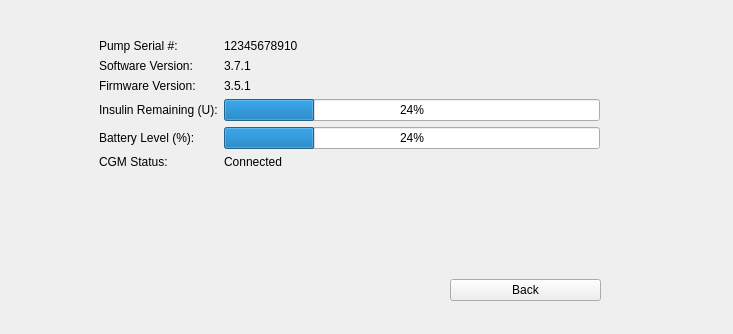
<?xml version="1.0" encoding="UTF-8"?>
<ui version="4.0">
 <class>PumpInfoPage</class>
 <widget class="QWidget" name="PumpInfoPage">
  <property name="geometry">
   <rect>
    <x>0</x>
    <y>0</y>
    <width>733</width>
    <height>334</height>
   </rect>
  </property>
  <property name="windowTitle">
   <string>Form</string>
  </property>
  <widget class="QWidget" name="formLayoutWidget">
   <property name="geometry">
    <rect>
     <x>99</x>
     <y>39</y>
     <width>501</width>
     <height>221</height>
    </rect>
   </property>
   <layout class="QFormLayout" name="formLayout">
    <item row="0" column="0">
     <widget class="QLabel" name="lblSerial">
      <property name="text">
       <string>Pump Serial #:</string>
      </property>
     </widget>
    </item>
    <item row="5" column="0">
     <widget class="QLabel" name="lblCGM">
      <property name="text">
       <string>CGM Status:</string>
      </property>
     </widget>
    </item>
    <item row="4" column="0">
     <widget class="QLabel" name="lblBattery">
      <property name="text">
       <string>Battery Level (%):</string>
      </property>
     </widget>
    </item>
    <item row="1" column="0">
     <widget class="QLabel" name="lblSW">
      <property name="text">
       <string>Software Version:</string>
      </property>
     </widget>
    </item>
    <item row="3" column="0">
     <widget class="QLabel" name="lblInsulin">
      <property name="text">
       <string>Insulin Remaining (U):</string>
      </property>
     </widget>
    </item>
    <item row="2" column="0">
     <widget class="QLabel" name="lblFW">
      <property name="text">
       <string>Firmware Version:</string>
      </property>
     </widget>
    </item>
    <item row="0" column="1">
     <widget class="QLabel" name="lblSerialVal">
      <property name="text">
       <string>12345678910</string>
      </property>
     </widget>
    </item>
    <item row="1" column="1">
     <widget class="QLabel" name="lblSWVal">
      <property name="text">
       <string>3.7.1</string>
      </property>
     </widget>
    </item>
    <item row="2" column="1">
     <widget class="QLabel" name="lblFWVal">
      <property name="text">
       <string>3.5.1</string>
      </property>
     </widget>
    </item>
    <item row="5" column="1">
     <widget class="QLabel" name="lblCGMVal">
      <property name="text">
       <string>Connected</string>
      </property>
     </widget>
    </item>
    <item row="3" column="1">
     <widget class="QProgressBar" name="barInsulinVal">
      <property name="value">
       <number>24</number>
      </property>
     </widget>
    </item>
    <item row="4" column="1">
     <widget class="QProgressBar" name="barBatteryVal">
      <property name="value">
       <number>24</number>
      </property>
     </widget>
    </item>
   </layout>
  </widget>
  <widget class="QWidget" name="horizontalLayoutWidget">
   <property name="geometry">
    <rect>
     <x>450</x>
     <y>270</y>
     <width>151</width>
     <height>41</height>
    </rect>
   </property>
   <layout class="QHBoxLayout" name="horizontalLayout">
    <item>
     <widget class="QPushButton" name="btnBackInfo">
      <property name="text">
       <string>Back</string>
      </property>
     </widget>
    </item>
   </layout>
  </widget>
 </widget>
 <resources/>
 <connections/>
</ui>
